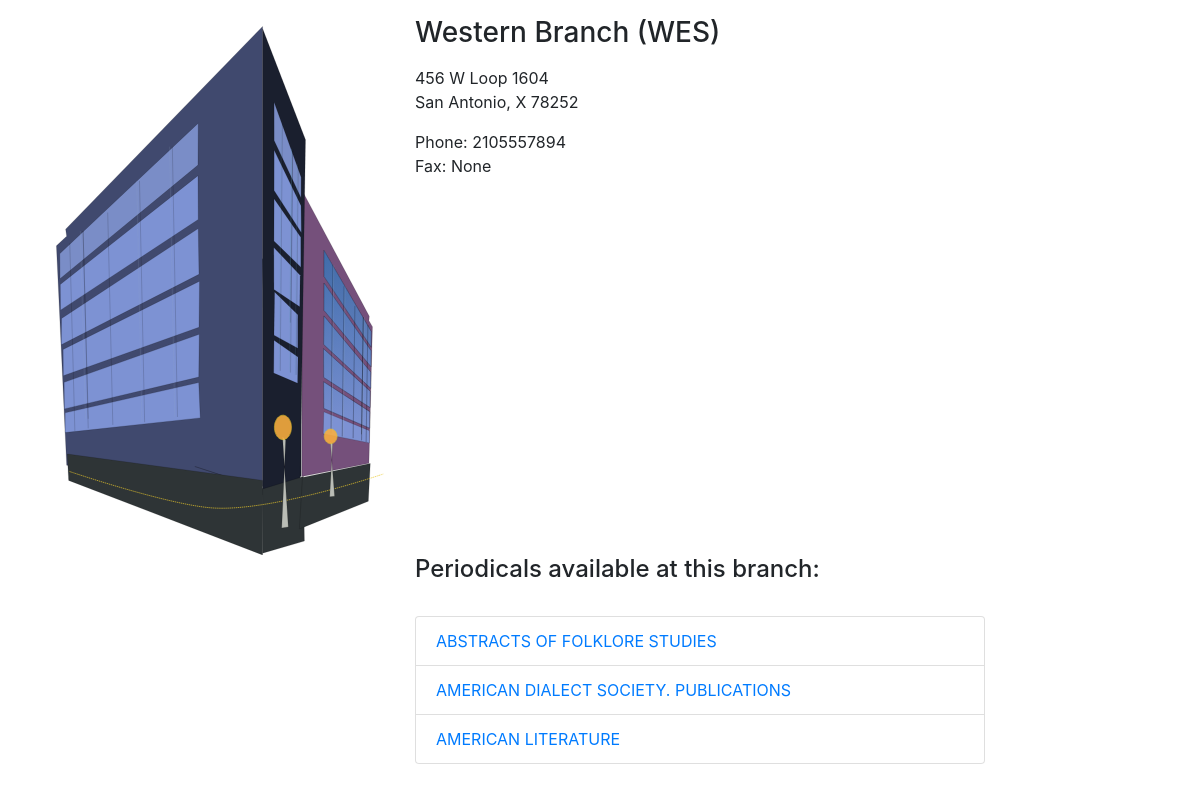
Page /branches/WES on the committed database.
### tables this page shows
CREATE TABLE BRANCHES(BID CHAR(6) PRIMARY KEY,
BNAME VARCHAR(64) UNIQUE NOT NULL,
BADDRESS VARCHAR(512),
BPHONE NUMERIC(10),
BFAX NUMERIC(10)
);

### app.py (the view)
@app.route("/branches/<bid>")
def getBranchInfo(bid):
    tempConn = sqlite3.connect("app.db")
    tempCursor = tempConn.cursor()
    bidInfo = tempCursor.execute(f"""SELECT *
        FROM BRANCHES
        WHERE BID='{bid.upper()}';""").fetchone()
    periodicals = tempCursor.execute(f"""SELECT DISTINCT PNAME
        FROM STORES_P
        WHERE BID='{bid}';""")
    return render_template("bid.html", bid=bidInfo, periodicals=periodicals)

### templates/bid.html (shortened to what this page needs)
<html>
<head>
    <link rel="stylesheet" href="https://maxcdn.bootstrapcdn.com/bootstrap/4.0.0/css/bootstrap.min.css"
>
</head>
<body>
    <div class="container-fluid">
        <div class="row">
            <div class="col-md-4">
                <img src={{ url_for('static', filename='library.svg') }} class="img-fluid"></img>
            </div>
            <div class="col-md-6">
                <p>
                <h3>{{ bid[1] }} ({{ bid[0] }})</h3>
                </p>
                <p>
                    {% set address = bid[2].split(", ", 1) %}
                    {{ address[0] }}
                    <br>
                    {{ address[1] }}
                </p>
                <p>
                    Phone: {{ bid[3] }}
                    <br>
                    Fax: {{ bid[4] }}
                </p>
            </div>
        </div>
        <div class='row'>
            <div class='col-md-4'>
            </div>
            <div class='col-md-6'>
                <h4>Periodicals available at this branch:</h4>
                <br>
                <ul class='list-group'>
                    {% for name in periodicals %}
                    <li class='list-group-item'><a href="/periodicals/{{ name[0] }}">{{ name[0] }}</a></li>
                    {% endfor %}
                </ul>
            </div>
        </div>
    </div>
</body>
</html>

### rows in the picture
BRANCHES: BNAME "Western Branch", BID "WES", BPHONE "2105557894"

### other values in the picture
{{ address[0] }} "456 W Loop 1604"
{{ address[1] }} "San Antonio, X 78252"
{{ bid[4] }} "None"
{{ name[0] }} "ABSTRACTS OF FOLKLORE STUDIES" "AMERICAN DIALECT SOCIETY. PUBLICATIONS" "AMERICAN LITERATURE"
